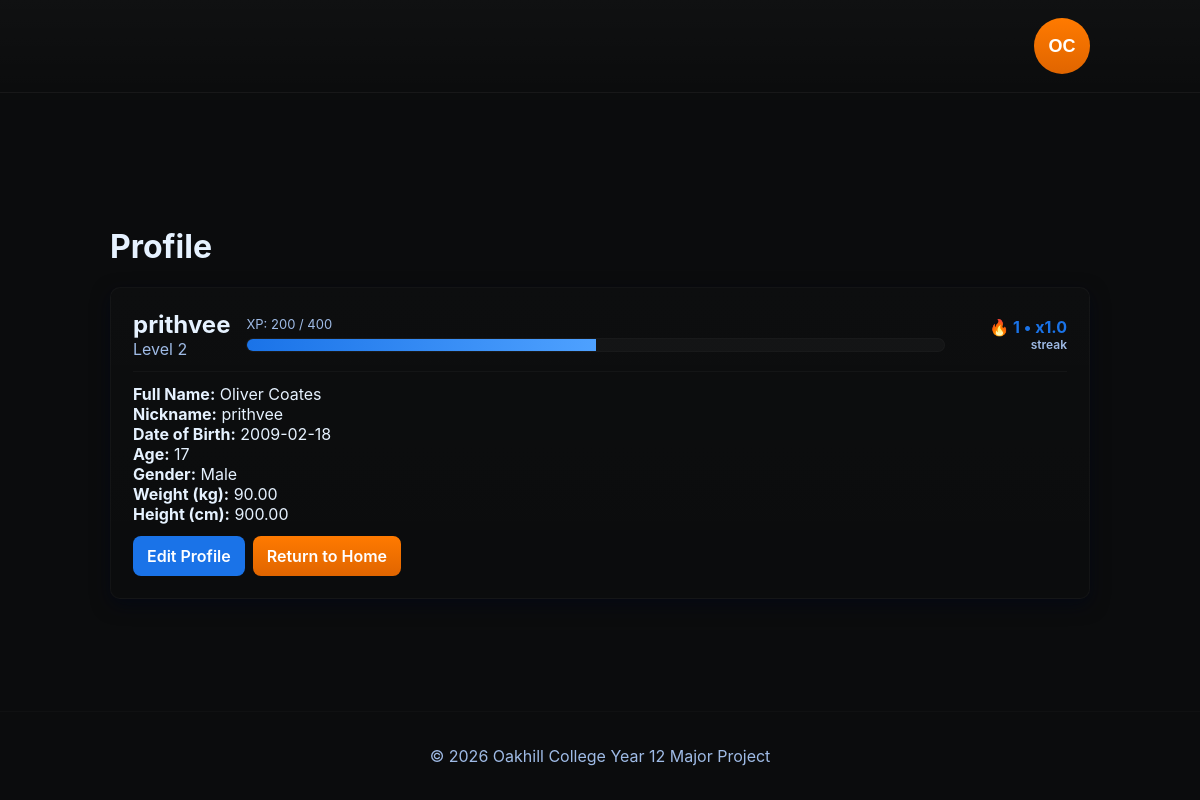
/users/profile/ (signed in), run on an earlier commit of the app's database.
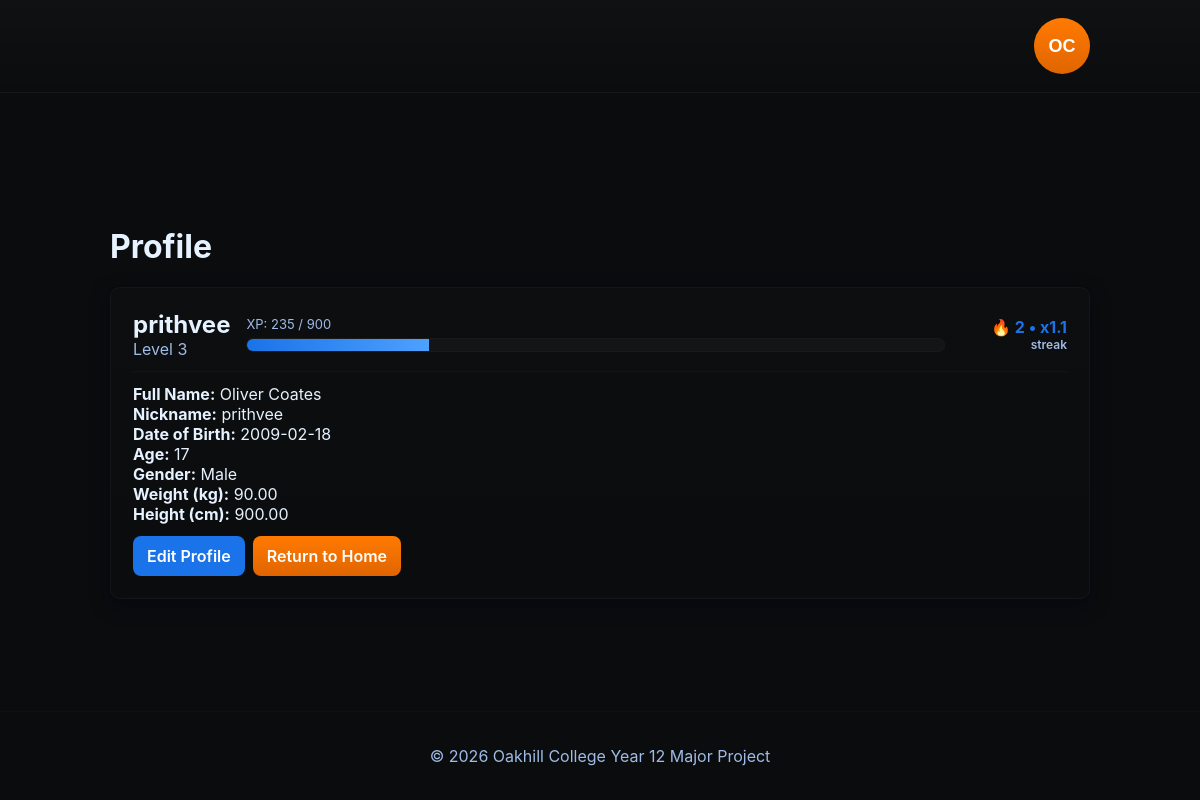
And on a later commit of the database.
### users/models.py (models this page shows, shortened)
class Profile(models.Model):
    user = models.OneToOneField(User, on_delete=models.CASCADE, related_name="profile")
    nickname = models.CharField(max_length=30, unique=True)
    full_name = models.CharField(max_length=100, blank=True, null=True)
    date_of_birth = models.DateField(blank=True, null=True)
    GENDER_MALE = 'M'
    GENDER_FEMALE = 'F'
    GENDER_OTHER = 'O'
    GENDER_CHOICES = [
        (GENDER_MALE, 'Male'),
        (GENDER_FEMALE, 'Female'),
        (GENDER_OTHER, 'Other'),
    ]
    gender = models.CharField(max_length=1, choices=GENDER_CHOICES, blank=True, null=True)
    weight_kg = models.DecimalField(max_digits=6, decimal_places=2, blank=True, null=True)
    height_cm = models.DecimalField(max_digits=6, decimal_places=2, blank=True, null=True)
    xp = models.IntegerField(default=0)
    level = models.IntegerField(default=1)
    streak_count = models.IntegerField(default=0)
    last_workout_date = models.DateField(blank=True, null=True)
    @property
    def age(self):
        if self.date_of_birth:
            today = date.today()
            return today.year - self.date_of_birth.year - ((today.month, today.day) < (self.date_of_birth.month, self.date_of_birth.day))
        return None
    @staticmethod
    def xp_for_next_level(level:int) -> int:
        return 100 * (level ** 2)
    @property
    def xp_percent(self) -> int:
        req = Profile.xp_for_next_level(self.level)
        if req <= 0:
            return 0
        return min(100, int((int(self.xp) / req) * 100))
    @property
    def xp_fraction(self) -> str:
        req = Profile.xp_for_next_level(self.level)
        return f"{int(self.xp)} / {req}"
    @property
    def streak_multiplier(self) -> float:
        sc = int(self.streak_count or 0)
        if sc <= 1:
            return 1.0
        mult = 1.0 + min(2.0, (sc - 1) * 0.1)
        return round(mult, 1)
    @property
    def streak_display(self) -> str:
        sc = int(self.streak_count or 0)
        return f"🔥 {sc} • x{self.streak_multiplier:.1f}"

### users/views.py (the view)
# urls.py: path('profile/', views.profile, name='profile'),
@login_required(login_url='users:login')
def profile(request):
    return render(request, 'users/profile.html', {'profile': request.user.profile, 'user': request.user})

### users/templates/users/profile.html
{% extends 'my_app/base.html' %}
{% block content %}
<h1>Profile</h1>
<div class="card">
  <div style="display:flex;align-items:center;gap:16px;justify-content:space-between;flex-wrap:wrap">
    <div>
      <h2 style="margin:0">{{ profile.nickname }}</h2>
      <div style="color:var(--muted-text)">Level {{ profile.level }}</div>
    </div>
    <div style="min-width:220px;flex:1">
      <div style="display:flex;align-items:center;gap:12px">
        <div style="flex:1">
          <div class="xp-bar-label">XP: {{ profile.xp_fraction }}</div>
          <div class="xp-bar">
            <div class="xp-bar-fill" style="width:{{ profile.xp_percent }}%"></div>
          </div>
        </div>
        <div style="min-width:110px;text-align:right;font-weight:700;color:var(--accent);">
          <div title="Current streak and multiplier">{{ profile.streak_display }}</div>
          <div style="font-size:12px;color:var(--muted-text);font-weight:600">streak</div>
        </div>
      </div>
    </div>
  </div>
  <hr style="border:none;border-top:1px solid rgba(255,255,255,0.03);margin:12px 0">
  <ul style="list-style:none;padding:0;margin:0">
      <li><strong>Full Name:</strong> {{ profile.full_name }}</li>
      <li><strong>Nickname:</strong> {{ profile.nickname }}</li>
      <li><strong>Date of Birth:</strong> {{ profile.date_of_birth|date:'Y-m-d' }}</li>
      <li><strong>Age:</strong> {{ profile.age }}</li>
      <li><strong>Gender:</strong> {{ profile.get_gender_display }}</li>
      <li><strong>Weight (kg):</strong> {{ profile.weight_kg }}</li>
      <li><strong>Height (cm):</strong> {{ profile.height_cm }}</li>
  </ul>
  <div style="margin-top:12px;display:flex;gap:8px">
    <a href="{% url 'users:create_profile' %}" class="btn">Edit Profile</a>
    <a href="{% url 'my_app:home' %}" class="btn secondary">Return to Home</a>
  </div>
</div>
{% endblock %}

What changed in the data, as far as the page shows it:
changed Profile "prithvee": level "2" → "3"; xp_fraction "200 / 400" → "235 / 900"; streak_display "🔥 1 • x1.0" → "🔥 2 • x1.1"
